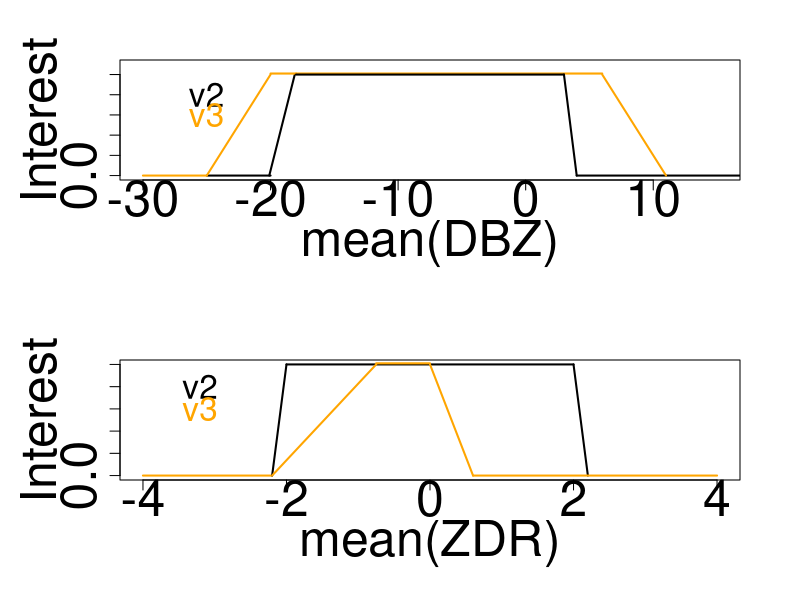
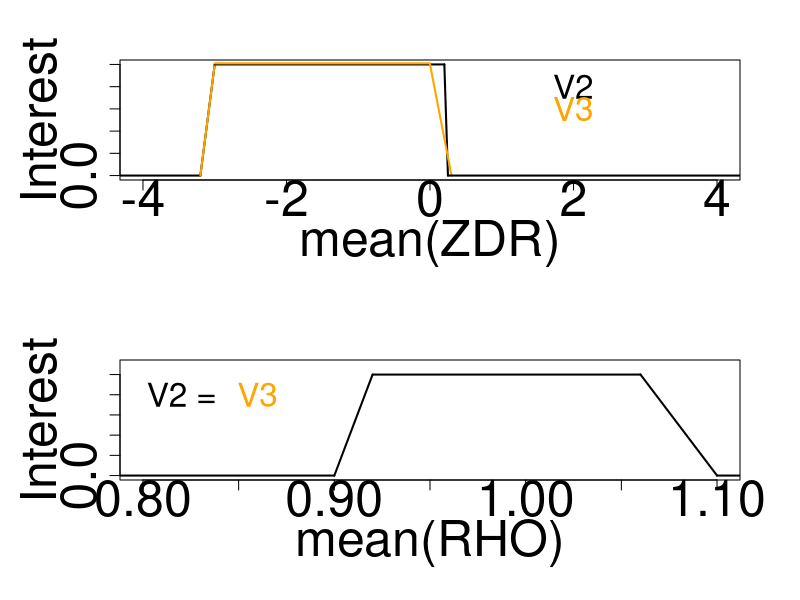

Generate these figures, in order, with R:


# PLOT MEMFUNCS FOR RADIA-MOSAIC VERSION 2
# 3/16/2021
# dserke

#######################################
# RadIA-mosaic-v2 and v3 for FZDZ
#######################################
par(mfrow = c(2, 1))
par(mar   = c(6, 6, 3, 3))
# ... mean(DBZ)
plot(0, 0,             col = "white", ylab = "Interest", xlab = "mean(DBZ)", xlim=c(-30,15), ylim=c(0.0,1.1), cex.axis=3, cex.lab=3) 
#segments(-30,0, -20,0, col = "black", lwd =2)
#segments(-30,0, -20,0, col = "red",    lwd =2)
#segments(-20,0, -18,1, col = "black",  lwd =2) 
#segments(-20.0,0, -18.0,1, col = "red",    lwd =2)
segments(-20.1,0, -18.1,1,       col = "black",  lwd =2)
segments(-25.0,0, -20.0,0,       col = "black",  lwd =2)
segments(-30.0,0, -25.0,0,       col = "orange", lwd =2)
segments(-25.0,0, -20.0,1,       col = "orange", lwd =2)
segments(-20.0,1.01, -18.0,1.01, col = "orange", lwd =2)
#segments(-18,1,   3,1, col = "black",  lwd =2)
#segments(-18,1,   7,1, col = "red",    lwd =2)
segments(-18.0,1.01, 6.0,1.01, col = "orange", lwd =2)
segments(-18.0,1.0, 3.0,1.0,   col = "black",  lwd =2)
segments(  3,1,     4,0,       col = "black",  lwd =2)
segments(  4,0,    20,0,       col = "black",  lwd =2)
segments(  6,1,    11,0,       col = "orange", lwd =2)
#segments(  7,1,  12,0, col = "red",    lwd =2)
#segments( 12,0,  20,0, col = "red",    lwd =2)
#legend("topleft", c("R-m-v2.0", "R-m-v2.1"), col=c("black", "red"))
text(-25.0, 0.8, 'v2', cex=2, col="black")
#text(-25.0, 0.6, 'v3.1', cex=2, col="red")
text(-25.0, 0.6, 'v3', cex=2, col="orange")
# ... mean(ZDR)
plot(0, 0,                col = "white", ylab = "Interest", xlab = "mean(ZDR)", xlim=c(-4,4), ylim=c(0,1), cex.axis=3, cex.lab=3) 
#segments(-10.0,0, -2.2,0, col = "black", lwd =2)
#segments(-10.00,0, -2.20,0, col = "red",    lwd =2)
segments( -4.0,0,    -2.20,0,    col = "orange", lwd =2)
segments( -2.20,0,   -2.00,1,    col = "black",  lwd =2)
segments( -2.00,1,    2.00,1,    col = "black",  lwd =2)
segments( -0.75,1.01, 0.00,1.01, col = "orange", lwd =2)
segments( -2.20,0,   -0.75,1,    col = "orange", lwd =2)
#segments( -2.2,0, -1.2,0, col = "red",      lwd =2)
#segments( -2.20,0, -0.80,1, col = "red",    lwd =2)
#segments(  2.2,0,  1.2,0, col = "red",      lwd =2)
#segments(  2.2,0,  1.0,1, col = "red",      lwd =2)
#segments( -0.8,1,  0.8,1, col = "red",      lwd =2)
segments(  2.0,1,  2.2,0, col = "black",    lwd =2)
segments(  0.0,1,  0.6,0, col = "orange",   lwd =2)
#segments(  2.2,0, 10.0,0, col = "black", lwd =2)
#segments(  2.2,0, 10.0,0, col = "red",      lwd =2)
segments(  0.6,0,  4.0,0, col = "orange",   lwd =2)
#legend("topleft", c("R-m-v2.0", "R-m-v2.1"), col=c("black", "red"))
text(-3.2, 0.8, 'v2', cex=2, col="black")
#text(-3.2, 0.6, 'v3.1', cex=2, col="red")
text(-3.2, 0.6, 'v3', cex=2, col="orange")
## ... mean(RHO)
#plot(0, 0,                     col = "white", ylab = "Interest", xlab = "mean(RHO)", xlim=c(0.80, 1.10), ylim=c(0,1), cex.axis=3, cex.lab=3) 
#segments(0.00,0.00, 0.90,0.00, col = "orange", lwd =2)
#segments(0.90,0.00, 0.92,1.00, col = "orange", lwd =2)  
#segments(0.92,1.00, 1.06,1.00, col = "orange", lwd =2)
#segments(1.06,1.00, 1.10,0.00, col = "orange", lwd =2)
##segments(1.10,0.00, 9.00,0.00, col = "black", lwd =2)
#text(0.83, 0.6,'v3', cex=2, col="orange")

####################################################
# RadIA-mosaic-v2 and v3 for SLW
####################################################
par(mfrow = c(2, 1))
par(mar   = c(6, 6, 3, 3))
# ... mean(ZDR)
plot(0, 0,                     col = "white", ylab = "Interest", xlab = "mean(ZDR)", xlim=c(-4,4), ylim=c(0, 1), cex.axis=3, cex.lab=3) 
segments(-10,0,  -3.2,0,       col = "black",  lwd =2)
segments(-3.2,0, -3.0,1,       col = "black",  lwd =2) 
segments(-3.2,0, -3.0,1,       col = "orange", lwd =2) 
segments(-3.0,1,  0.2,1,        col = "black",  lwd =2)
segments(-3.0,1.01, 0.0,1.01,  col = "orange", lwd =2)
segments(0.2,1,   0.25,0,        col = "black",  lwd =2)
segments(0.0,1,   0.30,0,        col = "orange", lwd =2)
segments(0.25,0, 10.00,0,         col = "black",  lwd =2)
text(2.00, 0.80,'V2',  cex=2,  col="black")
text(2.00, 0.60,'V3',  cex=2,  col="orange")
# ... mean(RHO)
plot(0, 0,                     col = "white", ylab = "Interest", xlab = "mean(RHO)", xlim=c(0.80, 1.10), ylim=c(0, 1.1), cex.axis=3, cex.lab=3) 
segments(0.00,0.00, 0.90,0.00, col = "black", lwd =2)
segments(0.90,0.00, 0.92,1.00, col = "black", lwd =2)  
segments(0.92,1.00, 1.06,1.00, col = "black", lwd =2)
segments(1.06,1.00, 1.10,0.00, col = "black", lwd =2)
segments(1.10,0.00, 9.00,0.00, col = "black", lwd =2)
text(0.82, 0.80, 'V2 =', cex=2,  col="black")
text(0.86, 0.80, 'V3',   cex=2,  col="orange")
